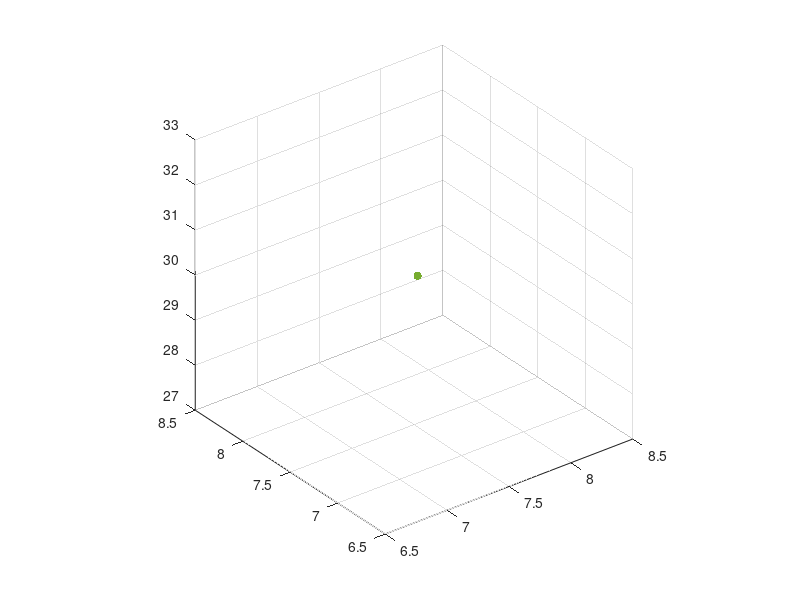

MATLAB code to generate this figure:
%#10 Spinning Model 3D Timestep w/ Vectors
clear, clc
format longg

wedgenum = input('# of interfaces: ');
timelim = input('input amount of time (sec): ');
inc = input('enter how many time-steps for the amount of time: ');
time = linspace(0,timelim,inc);
timelength = length(time);
%N rotation
for i=1:wedgenum
N_{i} = input(['enter rotations/sec for wedge ' num2str(i) ' : ']);
end


thetax_{1} = input('enter initial laser angle with respect to x: ');
thetay_{1} = input('enter initial laser angle with respect to y: ');
rx_{1} = input('enter initial laser height with respect to x: ');
ry_{1} = input('enter initial laser height with respect to y: ');
d = input('enter wedge diameter: ');
%initial coordinate store
coordx{1} = [rx_{1};0;0];
coordy{1} = [0;ry_{1};0];
%phi
for i=1:wedgenum
startphix_{i} = input(['enter phi for interface ' num2str(i) ': ']);
end
%k
for i=1:wedgenum
k{i} = input(['enter optical axis distance between interface ' num2str(i-1) ' and ' num2str(i) ': ']);
end
k{wedgenum+1} = input('enter distance from last wedge to workpiece: ');
%n_j
for i=1:wedgenum+1
n_{i} = input(['enter n_' num2str(i) ' before interface ' num2str(i) ': ']);
end

%~~~~~~~~~~~~~~~~~~~~~~~~~~~~~~~~~~~~~~~~~~~~~~~~~~~~~~~~~~~~~~~~~~~~~~~~~%
%Iterate Starts HERE
%~~~~~~~~~~~~~~~~~~~~~~~~~~~~~~~~~~~~~~~~~~~~~~~~~~~~~~~~~~~~~~~~~~~~~~~~~%


for iter=1:length(time)
	for i=1:wedgenum
		phix_{i} = startphix_{i};
	end
	
	%gamma
	for i=1:wedgenum
		gamma_{i} = mod(360*N_{i}*time(iter),360);
	end

	%modified phi's
	for i=1:wedgenum

		%vectors
		n1 = [cosd(gamma_{i})*tand(phix_{i}); sind(gamma_{i})*tand(phix_{i}); -1];
		ny = [0; 1; 0];
		nx = [1; 0; 0];

		%angle
		phix_{i} = 90 - acosd((dot(n1,nx))/(norm(nx)*norm(n1)));
		phiy_{i} = 90 - acosd((dot(n1,ny))/(norm(ny)*norm(n1)));
	end

	%generate material equations and plot them
	sumk = 0;

	for i=1:wedgenum
		sumk = sumk + k{i};
		K{i} = sumk;
	end

	%~~~~~~~~~~~~~~~~~~~~~~~~~~~~~~~~~~~~~~~~~~~~~~~~~~~~~~~~~~~~~~~~~~~~~~~~~%
	%X calcuations
	%~~~~~~~~~~~~~~~~~~~~~~~~~~~~~~~~~~~~~~~~~~~~~~~~~~~~~~~~~~~~~~~~~~~~~~~~~%

	%initial laser path x
	x1 = rx_{1};
	x2 = rx_{1} + tand(thetax_{1});
	x3 = 0;
	z1 = 0;
	z2 = 1;
	z3 = k{1};

	if phix_{1} == 0
		x4 = 1;%arbitrary
		z4 = k{1};
	else
		x4 = cotd(phix_{1});
		z4 = k{1} + 1;
	end

	%intersection equations
	Px_{1} = ((x1*z2 - z1*x2)*(x3 - x4) - (x1 - x2)*(x3*z4 - z3*x4))/((x1 - x2)*(z3 - z4) - (z1 - z2)*(x3 - x4));
	Pz_{1} = ((x1*z2 - z1*x2)*(z3 - z4) - (z1 - z2)*(x3*z4 - z3*x4))/((x1 - x2)*(z3 - z4) - (z1 - z2)*(x3 - x4));
	coordx{2} = [Px_{1};0;Pz_{1}];

	%ending loop defaults
	K{wedgenum+1} = K{wedgenum} + k{wedgenum+1};
	phix_{wedgenum+1} = 0;
	gamma_{wedgenum+1} = 0;


	for i=1:wedgenum
		N = [tand(phix_{i});0;-1];
		s_i = [tand(thetax_{i});0;1];
		zmeasure = [0;0;1];

		N = N/norm(N);
		s_i = s_i/norm(s_i);

		%governing equation of refraction
		s_f = (n_{i}/n_{i+1})*(cross(N,cross(-N,s_i))) - N*((1 - ((n_{i}/n_{i+1}).^2)*dot(cross(N,s_i),cross(N,s_i))).^(1/2));
		
		%new output angle
		thetax_{i+1} = ((abs(s_f(1,1)))/s_f(1,1))*acosd(dot(zmeasure,s_f)/(norm(s_f)*norm(zmeasure)));

		%new r_i coordinates
		x1 = Px_{i};
		x2 = Px_{i} + tand(thetax_{i+1});
		x3 = 0;
		z1 = Pz_{i};
		z2 = Pz_{i} + 1;
		z3 = K{i+1};

		if phix_{i+1} == 0
			x4 = 1;%arbitrary
			z4 = K{i+1};
		else
			x4 = cotd(phix_{i+1});
			z4 = K{i+1} + 1;
		end

		Px_{i+1} = ((x1*z2 - z1*x2)*(x3 - x4) - (x1 - x2)*(x3*z4 - z3*x4))/((x1 - x2)*(z3 - z4) - (z1 - z2)*(x3 - x4));
		Pz_{i+1} = ((x1*z2 - z1*x2)*(z3 - z4) - (z1 - z2)*(x3*z4 - z3*x4))/((x1 - x2)*(z3 - z4) - (z1 - z2)*(x3 - x4));
	end

	for i=2:wedgenum+1
		coordx{i+1} = [Px_{i};0;Pz_{i}];
	end

	%~~~~~~~~~~~~~~~~~~~~~~~~~~~~~~~~~~~~~~~~~~~~~~~~~~~~~~~~~~~~~~~~~~~~~~~~~%
	%Y calculations
	%~~~~~~~~~~~~~~~~~~~~~~~~~~~~~~~~~~~~~~~~~~~~~~~~~~~~~~~~~~~~~~~~~~~~~~~~~%

	%initial laser path y
	y1 = ry_{1};
	y2 = ry_{1} + tand(thetay_{1});
	y3 = 0;
	z1 = 0;
	z2 = 1;
	z3 = k{1};

	if phiy_{1} == 0
		y4 = 1;%arbitrary
		z4 = k{1};
	else
		y4 = cotd(phiy_{1});
		z4 = k{1} + 1;
	end

	Py_{1} = ((y1*z2 - z1*y2)*(y3 - y4) - (y1 - y2)*(y3*z4 - z3*y4))/((y1 - y2)*(z3 - z4) - (z1 - z2)*(y3 - y4));
	Pz_{1} = ((y1*z2 - z1*y2)*(z3 - z4) - (z1 - z2)*(y3*z4 - z3*y4))/((y1 - y2)*(z3 - z4) - (z1 - z2)*(y3 - y4));
	coordy{2} = [0;Py_{1};Pz_{1}];

	%ending loop defaults
	phiy_{wedgenum+1} = 0;
	
	for i=1:wedgenum
		N = [tand(phiy_{i});0;-1];
		s_i = [tand(thetay_{i});0;1];
		zmeasure = [0;0;1];
		N = N/norm(N);
		s_i = s_i/norm(s_i);

		%governing equation of refraction
		s_f = (n_{i}/n_{i+1})*(cross(N,cross(-N,s_i))) - N*((1 - ((n_{i}/n_{i+1}).^2)*dot(cross(N,s_i),cross(N,s_i))).^(1/2));
		
		%new output angle
		thetay_{i+1} = ((abs(s_f(1,1)))/s_f(1,1))*acosd(dot(zmeasure,s_f)/(norm(s_f)*norm(zmeasure)));

		%new r_i coordinates
		y1 = Py_{i};
		y2 = Py_{i} + tand(thetay_{i+1});
		y3 = 0;
		z1 = Pz_{i};
		z2 = Pz_{i} + 1;
		z3 = K{i+1};

		if phiy_{i+1} == 0
			y4 = 1;%arbitrary
			z4 = K{i+1};
		else
			y4 = cotd(phiy_{i+1});
			z4 = K{i+1} + 1;
		end

		Py_{i+1} = ((y1*z2 - z1*y2)*(y3 - y4) - (y1 - y2)*(y3*z4 - z3*y4))/((y1 - y2)*(z3 - z4) - (z1 - z2)*(y3 - y4));
		Pz_{i+1} = ((y1*z2 - z1*y2)*(z3 - z4) - (z1 - z2)*(y3*z4 - z3*y4))/((y1 - y2)*(z3 - z4) - (z1 - z2)*(y3 - y4));
	end

	for i=2:wedgenum+1
		coordy{i+1} = [0;Py_{i};Pz_{i}];
	end

	%~~~~~~~~~~~~~~~~~~~~~~~~~~~~~~~~~~~~~~~~~~~~~~~~~~~~~~~~~~~~~~~~~~~~~~~~~%
	%Z calculations
	%~~~~~~~~~~~~~~~~~~~~~~~~~~~~~~~~~~~~~~~~~~~~~~~~~~~~~~~~~~~~~~~~~~~~~~~~~%

	coordz{1} = [0;0;0];

	for i=1:wedgenum+1
		coordz{i+1} = [0;0;K{i} + (((coordx{i+1}(1,1))*cosd(gamma_{i}) - (coordy{i+1}(2,1))*sind(gamma_{i}))*tand(phix_{i}))];
	end

	%laser coordinates x,y,z
	for i=1:wedgenum+2
		LaserCoord{i} = [coordx{i}(1,1);coordy{i}(2,1);coordz{i}(3,1)];
	end

	%~~~~~~~~~~~~~~~~~~~~~~~~~~~~~~~~~~~~~~~~~~~~~~~~~~~~~~~~~~~~~~~~~~~~~~~~~%
	%Plotting
	%~~~~~~~~~~~~~~~~~~~~~~~~~~~~~~~~~~~~~~~~~~~~~~~~~~~~~~~~~~~~~~~~~~~~~~~~~%

	scatter3(LaserCoord{wedgenum+2}(1,1),LaserCoord{wedgenum+2}(2,1),LaserCoord{wedgenum+2}(3,1),'filled')
	grid on
	hold on

end

pbaspect([1 1 1])